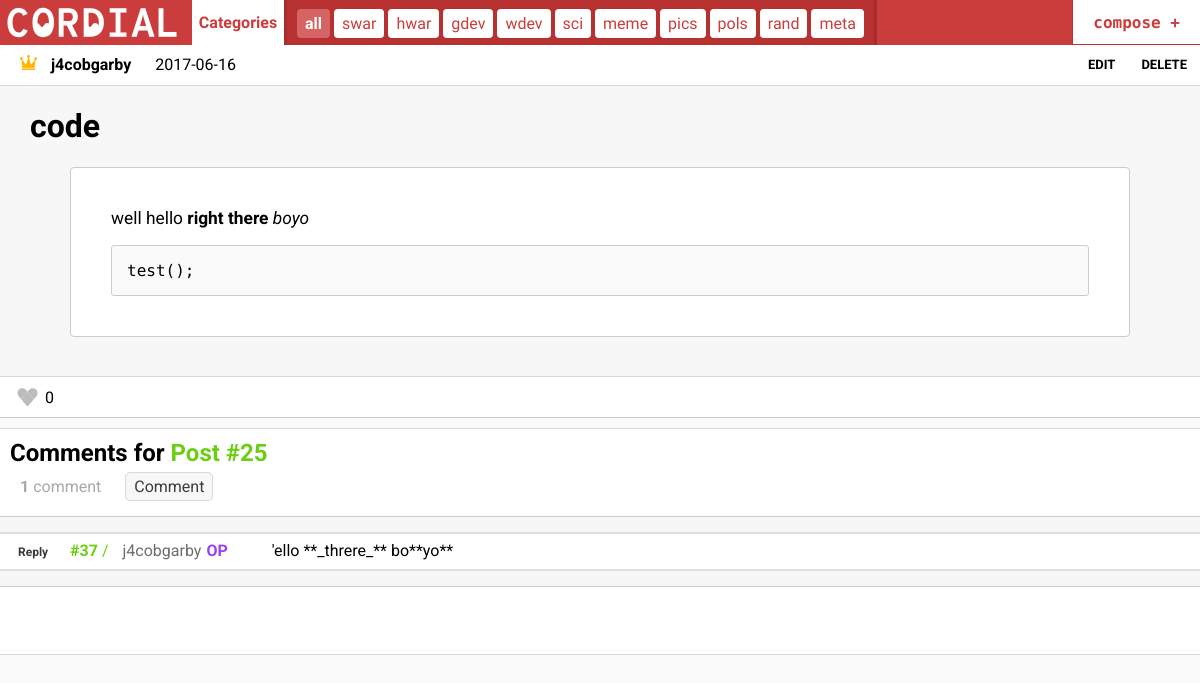
The app's page /Cordial/post/index.php?id=25 (signed in), older data.
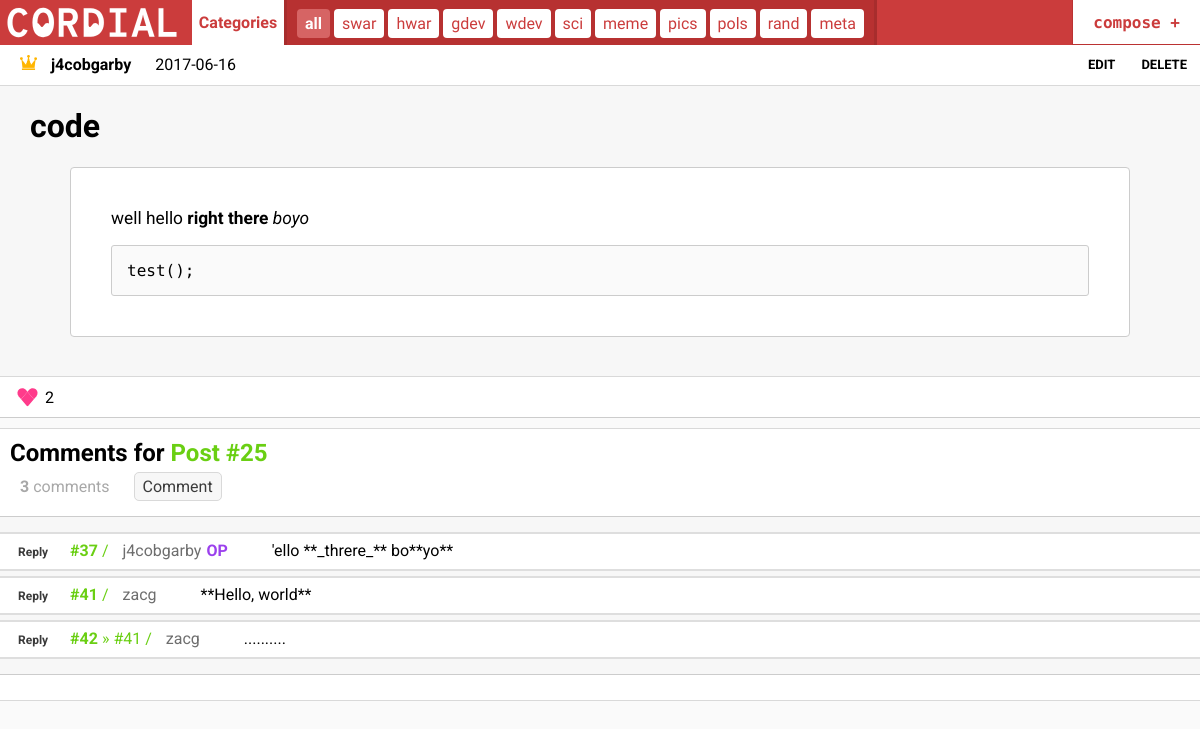
The same page, newer data.
### tables this page shows
CREATE TABLE `posts` (
  `post_id` int(11) NOT NULL,
  `user_id` int(11) NOT NULL COMMENT 'from `users`',
  `date_posted` date NOT NULL,
  `category` set('swar','hwar','gdev','wdev','sci','meme','pics','pols','rand','meta') NOT NULL,
  `title` tinytext NOT NULL,
  `content` text NOT NULL,
  `likes` int(11) NOT NULL DEFAULT '0',
  `views` int(11) NOT NULL DEFAULT '0'
);

CREATE TABLE `comments` (
  `comment_id` int(11) NOT NULL,
  `date_posted` date NOT NULL,
  `content` text NOT NULL,
  `image_link` tinytext COMMENT 'NULL for no image, otherwise, a valid image URL must be specified',
  `in_reply_to` int(11) NOT NULL,
  `user_id` int(11) NOT NULL,
  `post_id` int(11) NOT NULL
);

CREATE TABLE `users` (
  `user_id` int(11) NOT NULL,
  `username` tinytext NOT NULL,
  `password` tinytext NOT NULL COMMENT 'SHA-256',
  `date_joined` date NOT NULL,
  `is_admin` tinyint(1) NOT NULL COMMENT '0 = false, nonzero = true',
  `bio` tinytext NOT NULL
);

### Cordial/phpneed.php (called while the page is built, shortened)
<?php
  function isAdmin($host_name, $user_name, $password, $database) {
    $connect = mysqli_connect($host_name, $user_name, $password, $database);
    $sql = 'SELECT * FROM users WHERE is_admin = 1 AND user_id = '.$_SESSION["login-id"].' LIMIT 1';
    $result = mysqli_query($connect, $sql);
    return mysqli_num_rows($result);
  }
  function canLike($id, $host_name, $user_name, $password, $database) {
    $connect = mysqli_connect($host_name, $user_name, $password, $database);
    $check_liked = "SELECT * FROM user_liked_posts WHERE user_id = ".$_SESSION["login-id"]." AND post_id = ".$id;
    $is_liked_result = mysqli_query($connect, $check_liked);
    $can_like = (mysqli_num_rows($is_liked_result) == 0 ? true : false);
    return $can_like;
  }
?>

### Cordial/parsedown-1.6.0/Parsedown.php (called while the page is built, shortened)
<?php
class Parsedown
{
    function text($text)
    {
        $text = str_replace(array("\r\n", "\r"), "\n", $text);
        $text = trim($text, "\n");
        $lines = explode("\n", $text);
        $markup = $this->lines($lines);
        $markup = trim($markup, "\n");
        return $markup;
    }
    protected $breaksEnabled;
    protected $BlockTypes = array(
        '#' => array('Header'),
        '*' => array('Rule', 'List'),
        '+' => array('List'),
        '-' => array('SetextHeader', 'Table', 'Rule', 'List'),
        '0' => array('List'),
        '1' => array('List'),
        '2' => array('List'),
        '3' => array('List'),
        '4' => array('List'),
        '5' => array('List'),
        '6' => array('List'),
        '7' => array('List'),
        '8' => array('List'),
        '9' => array('List'),
        ':' => array('Table'),
        '<' => array('Comment', 'Markup'),
        '=' => array('SetextHeader'),
        '>' => array('Quote'),
        '[' => array('Reference'),
        '_' => array('Rule'),
        '`' => array('FencedCode'),
        '|' => array('Table'),
        '~' => array('FencedCode'),
    );
    protected $unmarkedBlockTypes = array(
        'Code',
    );
    private function lines(array $lines)
    {
        $CurrentBlock = null;
        foreach ($lines as $line)
        {
            $indent = 0;
            $text = $indent > 0 ? substr($line, $indent) : $line;
            $Line = array('body' => $line, 'indent' => $indent, 'text' => $text);
            if (isset($CurrentBlock['continuable']))
            {
                $Block = $this->{'block'.$CurrentBlock['type'].'Continue'}($Line, $CurrentBlock);
                if (isset($Block))
                {
                    $CurrentBlock = $Block;
                    continue;
                }
                else
                {
                    if (method_exists($this, 'block'.$CurrentBlock['type'].'Complete'))
                    {
                        $CurrentBlock = $this->{'block'.$CurrentBlock['type'].'Complete'}($CurrentBlock);
                    }
                }
            }
            $marker = $text[0];
            $blockTypes = $this->unmarkedBlockTypes;
            if (isset($this->BlockTypes[$marker]))
            {
                foreach ($this->BlockTypes[$marker] as $blockType)
                {
                    $blockTypes []= $blockType;
                }
            }
            foreach ($blockTypes as $blockType)
            {
                $Block = $this->{'block'.$blockType}($Line, $CurrentBlock);
                if (isset($Block))
                {
                    $Block['type'] = $blockType;
                    if ( ! isset($Block['identified']))
                    {
                        $Blocks []= $CurrentBlock;
                        $Block['identified'] = true;
                    }
                    if (method_exists($this, 'block'.$blockType.'Continue'))
                    {
                        $Block['continuable'] = true;
                    }
                    $CurrentBlock = $Block;
                    continue 2;
                }
            }
            if (isset($CurrentBlock) and ! isset($CurrentBlock['type']) and ! isset($CurrentBlock['interrupted']))
            {
                $CurrentBlock['element']['text'] .= "\n".$text;
            }
            else
            {
                $Blocks []= $CurrentBlock;
                $CurrentBlock = $this->paragraph($Line);
                $CurrentBlock['identified'] = true;
            }
        }
        if (isset($CurrentBlock['continuable']) and method_exists($this, 'block'.$CurrentBlock['type'].'Complete'))
        {
            $CurrentBlock = $this->{'block'.$CurrentBlock['type'].'Complete'}($CurrentBlock);
        }
        $Blocks []= $CurrentBlock;
        unset($Blocks[0]);
        $markup = '';
        foreach ($Blocks as $Block)
        {
            $markup .= "\n";
            $markup .= isset($Block['markup']) ? $Block['markup'] : $this->element($Block['element']);
        }
        $markup .= "\n";
        return $markup;
    }
    protected function blockFencedCode($Line)
    {
        if (preg_match('/^['.$Line['text'][0].']{3,}[ ]*([\w-]+)?[ ]*$/', $Line['text'], $matches))
        {
            $Element = array(
                'name' => 'code',
                'text' => '',
            );
            $Block = array(
                'char' => $Line['text'][0],
                'element' => array(
                    'name' => 'pre',
                    'handler' => 'element',
                    'text' => $Element,
                ),
            );
            return $Block;
        }
    }
    protected function blockFencedCodeContinue($Line, $Block)
    {
        if (preg_match('/^'.$Block['char'].'{3,}[ ]*$/', $Line['text']))
        {
            $Block['element']['text']['text'] = substr($Block['element']['text']['text'], 1);
            $Block['complete'] = true;
            return $Block;
        }
        $Block['element']['text']['text'] .= "\n".$Line['body'];;
        return $Block;
    }
    protected function blockFencedCodeComplete($Block)
    {
        $text = $Block['element']['text']['text'];
        $text = htmlspecialchars($text, ENT_NOQUOTES, 'UTF-8');
        $Block['element']['text']['text'] = $text;
        return $Block;
    }
    protected function paragraph($Line)
    {
        $Block = array(
            'element' => array(
                'name' => 'p',
                'text' => $Line['text'],
                'handler' => 'line',
            ),
        );
        return $Block;
    }
    protected $InlineTypes = array(
        '"' => array('SpecialCharacter'),
        '!' => array('Image'),
        '&' => array('SpecialCharacter'),
        '*' => array('Emphasis'),
        ':' => array('Url'),
        '<' => array('UrlTag', 'EmailTag', 'Markup', 'SpecialCharacter'),
        '>' => array('SpecialCharacter'),
        '[' => array('Link'),
        '_' => array('Emphasis'),
        '`' => array('Code'),
        '~' => array('Strikethrough'),
        '\\' => array('EscapeSequence'),
    );
    protected $inlineMarkerList = '!"*_&[:<>`~\\';
    public function line($text)
    {
        $markup = '';
        while ($excerpt = strpbrk($text, $this->inlineMarkerList))
        {
            $marker = $excerpt[0];
            $markerPosition = strpos($text, $marker);
            $Excerpt = array('text' => $excerpt, 'context' => $text);
            foreach ($this->InlineTypes[$marker] as $inlineType)
            {
                $Inline = $this->{'inline'.$inlineType}($Excerpt);
                if ( ! isset($Inline['position']))
                {
                    $Inline['position'] = $markerPosition;
                }
                $unmarkedText = substr($text, 0, $Inline['position']);
                $markup .= $this->unmarkedText($unmarkedText);
                $markup .= isset($Inline['markup']) ? $Inline['markup'] : $this->element($Inline['element']);
                $text = substr($text, $Inline['position'] + $Inline['extent']);
                continue 2;
            }
            $unmarkedText = substr($text, 0, $markerPosition + 1);
            $markup .= $this->unmarkedText($unmarkedText);
            $text = substr($text, $markerPosition + 1);
        }
        $markup .= $this->unmarkedText($text);
        return $markup;
    }
    protected function inlineEmphasis($Excerpt)
    {
        $marker = $Excerpt['text'][0];
        if ($Excerpt['text'][1] === $marker and preg_match($this->StrongRegex[$marker], $Excerpt['text'], $matches))
        {
            $emphasis = 'strong';
        }
        elseif (preg_match($this->EmRegex[$marker], $Excerpt['text'], $matches))
        {
            $emphasis = 'em';
        }
        else
        {
            return;
        }
        return array(
            'extent' => strlen($matches[0]),
            'element' => array(
                'name' => $emphasis,
                'handler' => 'line',
                'text' => $matches[1],
            ),
        );
    }
    protected function unmarkedText($text)
    {
        if ($this->breaksEnabled)
        {
            $text = preg_replace('/[ ]*\n/', "<br />\n", $text);
        }
        else
        {
            $text = preg_replace('/(?:[ ][ ]+|[ ]*\\\\)\n/', "<br />\n", $text);
            $text = str_replace(" \n", "\n", $text);
        }
        return $text;
    }
    protected function element(array $Element)
    {
        $markup = '<'.$Element['name'];
        if (isset($Element['text']))
        {
            $markup .= '>';
            if (isset($Element['handler']))
            {
                $markup .= $this->{$Element['handler']}($Element['text']);
            }
            else
            {
                $markup .= $Element['text'];
            }
            $markup .= '</'.$Element['name'].'>';
        }
        else
        {
            $markup .= ' />';
        }
        return $markup;
    }
    protected $StrongRegex = array(
        '*' => '/^[*]{2}((?:\\\\\*|[^*]|[*][^*]*[*])+?)[*]{2}(?![*])/s',
        '_' => '/^__((?:\\\\_|[^_]|_[^_]*_)+?)__(?!_)/us',
    );
    protected $EmRegex = array(
        '*' => '/^[*]((?:\\\\\*|[^*]|[*][*][^*]+?[*][*])+?)[*](?![*])/s',
        '_' => '/^_((?:\\\\_|[^_]|__[^_]*__)+?)_(?!_)\b/us',
    );
}

### Cordial/post/index.php (the view, shortened to what the changed rows need)
<?php require '../phpneed.php'; ?>
<!DOCTYPE php>
<html>
  <head>
    <?php
      require '../parsedown-1.6.0/Parsedown.php';
      $connect = mysqli_connect($host_name, $user_name, $password, $database);
      $sql = 'SELECT user_id, post_id, date_posted, category, title, content, likes, views, username, is_admin
      FROM `posts` NATURAL JOIN `users` WHERE post_id = '.$_GET["id"];
      $result = mysqli_query($connect, $sql);
      while($row = mysqli_fetch_assoc($result)) {
        $title      = $row["title"];
        $date_posted = $row["date_posted"];
        $title      = $row["title"];
        $content    = $row["content"];
        $likes      = $row["likes"];
        $username   = $row["username"];
        $is_admin   = $row["is_admin"];
        $user_id    = $row["user_id"];
      }
    ?>
    <link rel="stylesheet" href="../styles/homepage.css">
    <link rel="stylesheet" href="../styles/post.css">
  </head>
  <body>
    <div class="post-panel">
      <div class="post-panel-top">
        <?php echo ($is_admin == 1 ? '<img src="../assets/admin-icon.png" />' : '<img src="../assets/user-icon.png" />') ?>
        <span class="hoverpointer" onclick="location.href='../user?id= <?php echo $user_id ?> '"><b><?php echo $username; ?></b></span>
        <span><?php echo $date_posted; ?></span>
        <?php
          if (isAdmin($host_name, $user_name, $password, $database)) {
            echo '
              <span class="del-post hoverpointer" onclick="window.location.href=\'delete_post.php/?id='.$_GET["id"].'\'">DELETE</span>
              <span class="edit-post hoverpointer" onclick="window.location.href=\'edit_post.php?id='.$_GET["id"].'\'">EDIT</span>
            ';
          }
        ?>
      </div>
      <h1 class="title"><?php echo $title; ?></h1>
      <div class="content-wrapper">
        <?php
          $Parsedown = new Parsedown();
          echo $Parsedown->text(htmlspecialchars_decode($content));
        ?>
      </div>
      <div class="post-panel-bottom">
        <form method="post">
          <input type="image" src=
            <?php
              echo '"'.(canLike($_GET["id"], $host_name, $user_name, $password, $database) == true ? '../assets/like-icon-greyed.svg' : '../assets/like-icon.svg').'"'
            ?> alt="submit" />
        </form>
        <span class="like-count"><?php echo $likes; ?></span>
      </div>
    </div>
    <div class="comment-panel">
      <?php
        $sql = 'SELECT * FROM `comments` NATURAL JOIN `users` WHERE post_id = '.$_GET["id"].' ORDER BY comment_id ASC';
        $result = mysqli_query($connect, $sql);
        $amount_comments = mysqli_num_rows($result);
      ?>
      <h2>Comments for <?php echo "<span class='accent'>Post #".$_GET["id"]."</span>" ?></h2>
      <span class="count">
        <b><?php echo $amount_comments; ?></b>
        <?php echo ($amount_comments == 1 ? "comment" : "comments") ?>
      </span>
      <span <?php echo 'onclick="window.location.href=\'make_comment.php?post_id='.$_GET["id"].'&replyto=0\'"' ?> class="newcommentbutton hoverpointer">
        Comment
      </span>
      <div class="comments">
        <?php
          while ($row = mysqli_fetch_assoc($result)) {
            $c_user_id = $row["user_id"];
            $c_comment_id = $row["comment_id"];
            $c_content = $row["content"];
            $c_in_reply_to = $row["in_reply_to"];
            $c_username = $row["username"];
            $c_image_link = $row["image_link"];
            echo '
            <div class="comment" id="comment-'.$c_comment_id.'">
              <span class="info">
                <span onclick="window.location.href=\'make_comment.php?post_id='.$_GET["id"].'&replyto='.$c_comment_id.'\'" class="embed-newcomment hoverpointer">
                  Reply
                </span>
                <span class="id accent hoverpointer hoverunderline" onclick="flashId('.$c_comment_id.');window.location.href=\'#comment-'.$c_comment_id.'\'">
                  #'.$c_comment_id.'
                </span>
                <span class="reply accent hoverpointer hoverunderline" onclick="flashId('.$c_in_reply_to.');window.location.href=\'#comment-'.$c_in_reply_to.'\'">'
                  .($c_in_reply_to != 0 ? ' » #'.$c_in_reply_to.' ' : '').' /
                </span>
                <span class="username">'.$c_username.($c_user_id == $user_id ? '<span class="op">OP</span>' : '').'</span>
              </span>
              <span class="content">
                '.($c_image_link == NULL ? '' : '<img class="hoverpointer comment-img" onclick="window.location.href=\''.$c_image_link.'\'" src="'.$c_image_link.'" />').'
                '.$c_content.'
              </span>
            </div>
            ';
          }
        ?>
      </div>
    </div>
  </body>
</html>

Row changes from the older to the newer data that the page shows:
changed posts "code": likes "0" → "2"
added comments: comment_id "41", user.username "zacg", content "**Hello, world**"
added comments: comment_id "42", in_reply_to "41", user.username "zacg", content ".........."
Text that changed along with them:
$amount_comments: "1" → "3"
text no longer shown: "comment"
text now shown: "comments"
